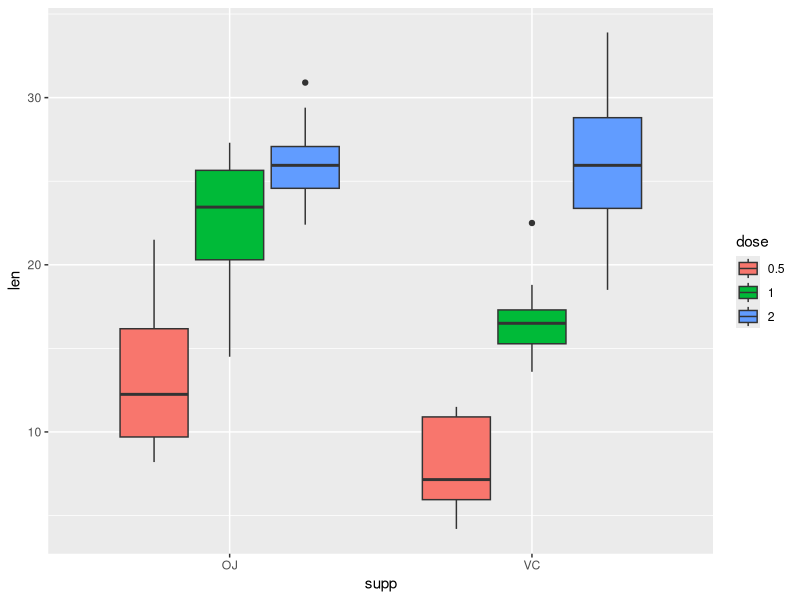

Recreate this plot in R.
library("ggplot2")

ToothGrowth$dose <- factor(ToothGrowth$dose)
obj <- ggplot(data = ToothGrowth, aes(x=supp, y=len, fill=dose)) + geom_boxplot()
